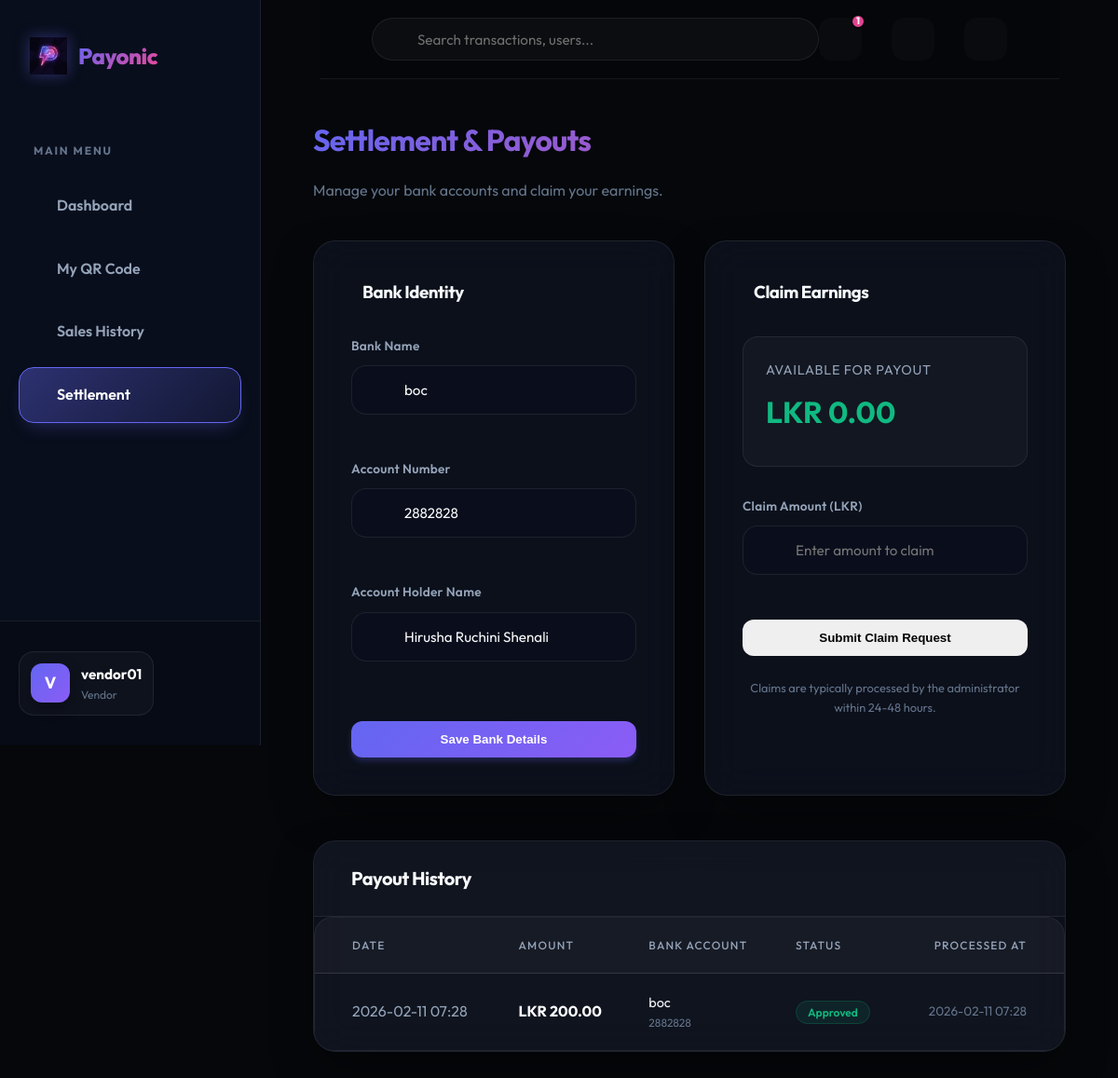
Screenshot of /vendor/settlement (signed in) with the database file from the repository.
### app/models.py (models this page shows, shortened)
class User(UserMixin, db.Model):
    id = db.Column(db.Integer, primary_key=True)
    username = db.Column(db.String(64), index=True, unique=True, nullable=False)
    email = db.Column(db.String(120), index=True, unique=True, nullable=False)
    password_hash = db.Column(db.String(128))
    role = db.Column(db.String(20), nullable=False)  # student, vendor, admin
    is_active_user = db.Column(db.Boolean, default=True)
    phone_number = db.Column(db.String(20))
    registration_number = db.Column(db.String(50)) # For students
    student_id = db.Column(db.String(20)) # Internal ID
    vendor_name = db.Column(db.String(100)) # For vendors
    business_name = db.Column(db.String(100)) # For vendors
    business_type = db.Column(db.String(50)) # For vendors
    is_approved_vendor = db.Column(db.Boolean, default=False)
    profile_pic = db.Column(db.String(255))
    merchant_id = db.Column(db.String(50), unique=True)
    bank_name = db.Column(db.String(100))
    account_number = db.Column(db.String(50))
    account_holder_name = db.Column(db.String(100))
    wallet = db.relationship('Wallet', backref='owner', uselist=False, lazy=True)
    sent_transactions = db.relationship('Transaction', foreign_keys='Transaction.sender_id', backref='sender', lazy='dynamic')
    received_transactions = db.relationship('Transaction', foreign_keys='Transaction.receiver_id', backref='receiver', lazy='dynamic')
    qr_codes = db.relationship('QRCode', backref='vendor', lazy='dynamic')
    payout_requests = db.relationship('PayoutRequest', foreign_keys='PayoutRequest.vendor_id', backref='vendor', lazy='dynamic')
    two_factor_enabled = db.Column(db.Boolean, default=False)
    otp_secret = db.Column(db.String(32))
    low_balance_threshold = db.Column(db.Float, default=100.0) # LKR
    refund_requests = db.relationship('RefundRequest', foreign_keys='RefundRequest.user_id', backref='requester', lazy='dynamic')
    budgets = db.relationship('Budget', backref='user', lazy='dynamic')
    created_bills = db.relationship('SplitBill', backref='creator', lazy='dynamic')
    split_participations = db.relationship('SplitBillParticipant', backref='user', lazy='dynamic')
    notifications = db.relationship('Notification', backref='user', lazy='dynamic')
    @property
    def is_active(self):
        return self.is_active_user
    @property
    def unread_notification_count(self):
        return self.notifications.filter_by(is_read=False).count()

class Wallet(db.Model):
    id = db.Column(db.Integer, primary_key=True)
    user_id = db.Column(db.Integer, db.ForeignKey('user.id'), unique=True, nullable=False)
    balance = db.Column(db.Float, default=0.0)
    last_updated = db.Column(db.DateTime, default=datetime.utcnow, onupdate=datetime.utcnow)

class PayoutRequest(db.Model):
    id = db.Column(db.Integer, primary_key=True)
    vendor_id = db.Column(db.Integer, db.ForeignKey('user.id'), nullable=False)
    amount = db.Column(db.Float, nullable=False)
    status = db.Column(db.String(20), default='pending') # pending, approved, rejected
    created_at = db.Column(db.DateTime, default=datetime.utcnow)
    reviewed_at = db.Column(db.DateTime)
    reviewed_by = db.Column(db.Integer, db.ForeignKey('user.id'), nullable=True)
    bank_name = db.Column(db.String(100))
    account_number = db.Column(db.String(50))
    account_holder_name = db.Column(db.String(100))
    reviewer = db.relationship('User', foreign_keys=[reviewed_by])

### app/vendor/routes.py (the view, shortened to what this page needs)
@bp.route('/settlement', methods=['GET', 'POST'])
@login_required
def settlement():
    if current_user.role != 'vendor':
        return redirect(url_for('main.index'))
    bank_form = BankDetailsForm(obj=current_user)
    payout_form = PayoutRequestForm()
    payouts = PayoutRequest.query.filter_by(vendor_id=current_user.id).order_by(PayoutRequest.created_at.desc()).all()
    return render_template('vendor/settlement.html',
                           title='Settlement & Payouts',
                           bank_form=bank_form,
                           payout_form=payout_form,
                           payouts=payouts)

### app/vendor/forms.py
class BankDetailsForm(FlaskForm):
    bank_name = StringField('Bank Name', validators=[DataRequired(), Length(max=100)])
    account_number = StringField('Account Number', validators=[DataRequired(), Length(max=50)])
    account_holder_name = StringField('Account Holder Name', validators=[DataRequired(), Length(max=100)])
    submit = SubmitField('Save Bank Details')

class PayoutRequestForm(FlaskForm):
    amount = FloatField('Claim Amount (LKR)', validators=[DataRequired(), NumberRange(min=100.0, message="Minimum claim is LKR 100")])
    submit = SubmitField('Submit Claim Request')

### app/models.py (called while the page is built)
@login.user_loader
def load_user(id):
    return User.query.get(int(id))

### app/templates/vendor/settlement.html (shortened to what this page needs)
{% extends "base.html" %}
{% block content %}
<div class="animate-fade-in">
    <div style="margin-bottom: 2.5rem;">
        <h1 class="text-gradient">Settlement & Payouts</h1>
        <p style="color: var(--text-dim);">Manage your bank accounts and claim your earnings.</p>
    </div>
    <div class="portal-grid">
        <div class="col-span-6 glass-panel" style="padding: 2.5rem;">
            <h3 style="margin-bottom: 2rem; display: flex; align-items: center; gap: 0.75rem;">
                 Bank Identity
            </h3>
            <form method="POST" action="">
                <div style="display: grid; gap: 1.5rem;">
                    <div class="form-group">
                        <label class="form-label">{{ bank_form.bank_name.label }}</label>
                        {{ bank_form.bank_name(class="form-control", placeholder="e.g. Bank of Ceylon") }}
                    </div>
                    <div class="form-group">
                        <label class="form-label">{{ bank_form.account_number.label }}</label>
                        {{ bank_form.account_number(class="form-control", placeholder="e.g. 0081234567") }}
                    </div>
                    <div class="form-group">
                        <label class="form-label">{{ bank_form.account_holder_name.label }}</label>
                        {{ bank_form.account_holder_name(class="form-control", placeholder="Name as per bank records")
                        }}
                    </div>
                    {{ bank_form.submit(class="btn btn-primary", style="width: 100%; margin-top: 1rem;") }}
                </div>
            </form>
        </div>
        <div class="col-span-6 glass-panel" style="padding: 2.5rem;">
            <h3 style="margin-bottom: 2rem; display: flex; align-items: center; gap: 0.75rem;">
                 Claim Earnings
            </h3>
            <div
                style="margin-bottom: 2rem; padding: 1.5rem; background: rgba(255,255,255,0.03); border-radius: 1rem; border: 1px solid var(--border);">
                <p class="stat-label">Available for Payout</p>
                <div class="stat-value" style="color: var(--success); font-size: 2rem;">LKR {{
                    "{:.2f}".format(current_user.wallet.balance) }}</div>
            </div>
            <form method="POST" action="">
                <div style="display: grid; gap: 1.5rem;">
                    <div class="form-group">
                        <label class="form-label">{{ payout_form.amount.label }}</label>
                        {{ payout_form.amount(class="form-control", placeholder="Enter amount to claim") }}
                    </div>
                    {{ payout_form.submit(class="btn btn-secondary", style="width: 100%; box-shadow:
                    var(--shadow-neon-pink);") }}
                </div>
                <p style="margin-top: 1.5rem; font-size: 0.8rem; color: var(--text-dim); text-align: center;">
                     Claims are typically processed by the administrator within 24-48
                    hours.
                </p>
            </form>
        </div>
        <div class="col-span-12 glass-panel" style="margin-top: 1rem; padding: 0; overflow: hidden;">
            <div
                style="padding: 1.5rem 2.5rem; border-bottom: 1px solid var(--border); background: rgba(255,255,255,0.02);">
                <h3 style="margin: 0; font-size: 1.25rem;">Payout History</h3>
            </div>
            <div class="table-container">
                <table style="width: 100%;">
                    <thead>
                        <tr>
                            <th style="padding-left: 2.5rem;">Date</th>
                            <th>Amount</th>
                            <th>Bank Account</th>
                            <th>Status</th>
                            <th style="text-align: right; padding-right: 2.5rem;">Processed At</th>
                        </tr>
                    </thead>
                    <tbody>
                        {% for p in payouts %}
                        <tr>
                            <td style="padding-left: 2.5rem; color: var(--text-muted);">{{
                                p.created_at.strftime('%Y-%m-%d %H:%M') }}</td>
                            <td style="font-weight: 700; color: white;">LKR {{ "{:.2f}".format(p.amount) }}</td>
                            <td>
                                <div style="font-size: 0.9rem;">{{ p.bank_name }}</div>
                                <div style="font-size: 0.75rem; color: var(--text-dim);">{{ p.account_number }}</div>
                            </td>
                            <td>
                                <span class="badge-pill"
                                    style="
                                    background: {{ 'rgba(245, 158, 11, 0.1)' if p.status == 'pending' else ('rgba(16, 185, 129, 0.1)' if p.status == 'approved' else 'rgba(239, 68, 68, 0.1)') }};
                                    color: {{ 'var(--warning)' if p.status == 'pending' else ('var(--success)' if p.status == 'approved' else 'var(--danger)') }};
                                    border: 1px solid {{ 'rgba(245, 158, 11, 0.2)' if p.status == 'pending' else ('rgba(16, 185, 129, 0.2)' if p.status == 'approved' else 'rgba(239, 68, 68, 0.2)') }};">
                                    {{ p.status|capitalize }}
                                </span>
                            </td>
                            <td
                                style="text-align: right; padding-right: 2.5rem; color: var(--text-dim); font-size: 0.85rem;">
                                {{ p.reviewed_at.strftime('%Y-%m-%d %H:%M') if p.reviewed_at else '---' }}
                            </td>
                        </tr>
                        {% else %}
                        <tr>
                            <td colspan="5" style="text-align: center; padding: 4rem; color: var(--text-dim);">
                                No payout requests found.
                            </td>
                        </tr>
                        {% endfor %}
                    </tbody>
                </table>
            </div>
        </div>
    </div>
</div>
{% endblock %}

### app/templates/base.html (shortened to what this page needs)
<!doctype html>
<html lang="en">
<head>
  <link rel="stylesheet" href="{{ url_for('static', filename='css/style.css') }}">
  <link href="https://cdn.jsdelivr.net/npm/remixicon@3.5.0/fonts/remixicon.css" rel="stylesheet">
</head>
<body>
  {% set is_portal = current_user.is_authenticated %}
  <div class="{{ 'portal-layout' if is_portal else 'landing-layout' }}">
    {% if is_portal %}
    <aside class="sidebar">
      <div class="sidebar-brand">
        <a href="{{ url_for('main.index') }}" class="nav-brand">
          <img src="{{ url_for('static', filename='img/payonic_logo.png') }}" alt="Payonic Logo">
          <span class="text-gradient">Payonic</span>
        </a>
      </div>
      <nav class="sidebar-nav">
        <div class="nav-section">Main Menu</div>
        <a href="{{ url_for('main.dashboard' if current_user.role == 'student' else ('vendor.dashboard' if current_user.role == 'vendor' else 'admin.dashboard')) }}"
          class="sidebar-link {{ 'active' if request.endpoint in ['main.dashboard', 'vendor.dashboard', 'admin.dashboard'] }}">
           Dashboard
        </a>
        {% if current_user.role == 'vendor' %}
        <a href="{{ url_for('vendor.generate_qr') }}"
          class="sidebar-link {{ 'active' if request.endpoint == 'vendor.generate_qr' }}">
           My QR Code
        </a>
        <a href="{{ url_for('vendor.dashboard') }}"
          class="sidebar-link {{ 'active' if request.endpoint == 'vendor.dashboard' and not request.query_string }}">
           Sales History
        </a>
        <a href="{{ url_for('vendor.settlement') }}"
          class="sidebar-link {{ 'active' if request.endpoint == 'vendor.settlement' }}">
           Settlement
        </a>
        {% endif %}
      </nav>
      <div class="sidebar-footer">
        <div class="user-pill">
          <div class="user-avatar"
            style="overflow: hidden; display: flex; align-items: center; justify-content: center;">
            {% if current_user.profile_pic %}
            <img src="{{ url_for('static', filename=current_user.profile_pic) }}" alt="P"
              style="width: 100%; height: 100%; object-fit: cover;">
            {% else %}
            {{ current_user.username[0]|upper }}
            {% endif %}
          </div>
          <div class="user-info">
            <div class="user-name">{{ current_user.username }}</div>
            <div class="user-role">{{ current_user.role }}</div>
          </div>
        </div>
        <a href="{{ url_for('auth.logout') }}" class="logout-btn" title="Logout">
        </a>
      </div>
    </aside>
    {% endif %}
    <main class="{{ 'main-wrapper' if is_portal else 'landing-main' }}">
      {% if is_portal %}
      <header class="portal-header">
        <div class="header-search">
          <input type="text" placeholder="Search transactions, users...">
        </div>
        <div class="header-actions">
          <a href="{{ url_for('main.notifications') }}" class="action-icon">
            {% if current_user.unread_notification_count > 0 %}
            <span class="badge">{{ current_user.unread_notification_count }}</span>
            {% endif %}
          </a>
          <button id="theme-toggle" class="action-icon"
            style="border: none; cursor: pointer; color: var(--text-dim); outline: none;">
          </button>
          <a href="{{ url_for('main.settings') }}" class="action-icon">
          </a>
        </div>
      </header>
      {% endif %}
      <div class="{{ 'portal-content' if is_portal else 'container landing-content' }}">
        {% block content %}{% endblock %}
      </div>
    </main>
  </div>
</body>
</html>

### rows the page displays
User: username "V", username "vendor01", role "Vendor", bank_name "boc", account_number "2882828", account_holder_name "Hirusha Ruchini Shenali"
Wallet: wallet.balance "0.00"
PayoutRequest: created_at "2026-02-11 07:28", amount "200.00", bank_name "boc", account_number "2882828", status "Approved", reviewed_at "2026-02-11 07:28"

### other values shown
{{ current_user.unread_notification_count }} "1"
{{ bank_form.bank_name.label }} "Bank Name"
{{ bank_form.account_number.label }} "Account Number"
{{ bank_form.account_holder_name.label }} "Account Holder Name"
{{ payout_form.amount.label }} "Claim Amount (LKR)"
